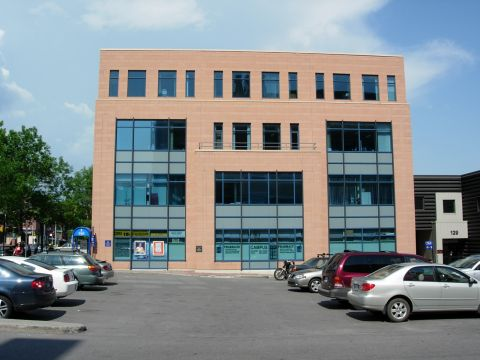
//> input picture images/building.jpg, 480 x 360 px
$ ./5.4   (built with g++ and OpenCV 4)
//> lines starting //> are read from the running program, lines starting //| are printed output that depends on the picture; after the words box and inside, x2 and y2 are one past the last pixel; in counts of white or black regions, pixels touching at a corner belong together
### Chapter5/5.4.h
#ifndef _5_4_H
#define _5_4_H
#include<opencv2\opencv.hpp>

class MorphoFeatures
{
private:
	// It was used to produce binary image that threshold
	int threshold;

	// Strucuring elements used in corner detection
	cv::Mat cross;
	cv::Mat diamond;
	cv::Mat square;
	cv::Mat x;

	void applyThreshold(cv::Mat& result);
public:
	MorphoFeatures();//Constructor
	cv::Mat getEdges(const cv::Mat& image);
	cv::Mat getCorners(const cv::Mat& image);

	void drawOnImage(const cv::Mat& binary, cv::Mat& image);
	void setThreshold(const int threshold);

};

/**********Implement***********/
MorphoFeatures::MorphoFeatures() :threshold(-1), cross(5, 5, CV_8U, cv::Scalar(0)), diamond(5, 5, CV_8U, cv::Scalar(1)), square(5, 5, CV_8U, cv::Scalar(1)), x(5, 5, CV_8U, cv::Scalar(0))
{
	// Creating the cross-shaped structuring elemnt
	for (int i = 0; i != 5; ++i)
	{
		// Col: index 2   Row: index i
		cross.at<uchar>(2, i) = 1;
		// Col: index i   Row: index 2
		cross.at<uchar>(i, 2) = 1;
	}

	// Creating the diamond-shaped structuring element
	diamond.at<uchar>(0, 0) = 0;
	diamond.at<uchar>(0, 1) = 0;
	diamond.at<uchar>(1, 0) = 0;

	diamond.at<uchar>(4, 4) = 0;
	diamond.at<uchar>(4, 3) = 0;
	diamond.at<uchar>(3, 4) = 0;

	diamond.at<uchar>(0, 4) = 0;
	diamond.at<uchar>(0, 3) = 0;
	diamond.at<uchar>(1, 4) = 0;

	diamond.at<uchar>(4, 0) = 0;
	diamond.at<uchar>(3, 0) = 0;
	diamond.at<uchar>(4, 1) = 0;

	// Creating the X-shaped structuring element
	for (int i = 0; i != 5; i++)
	{
		x.at<uchar>(i, i) = 1;
		x.at<uchar>(4 - i, i) = 1;
	}

}

cv::Mat MorphoFeatures::getEdges(const cv::Mat& image)
{
	// Get the gradient image
	cv::Mat result;
	cv::morphologyEx(image, result, cv::MORPH_GRADIENT, cv::Mat());

	// Obtaining a binary image
	applyThreshold(result);
	return result;

}
cv::Mat MorphoFeatures::getCorners(const cv::Mat& image)
{

	cv::Mat result1;
	// Dilate with Cross-shaped
	cv::dilate(image, result1, cross);
	// Erode with Diamond-shaped
	cv::erode(result1, result1, diamond);

	cv::Mat result2;
	// Dilate with X-shaped
	cv::dilate(image, result2, x);
	// Erode with Square-shaped
	cv::erode(result2, result2, square);// Square-shaoed structure is a cv::Mat()

	cv::Mat result;
	// Differencing these two closed images
	cv::absdiff(result2, result1, result);
	// Obtaining a binary image
	this->applyThreshold(result);
	return result;
}

void MorphoFeatures::setThreshold(const int threshold)
{
	this->threshold = threshold;
}
void MorphoFeatures::drawOnImage(const cv::Mat& binaryImage, cv::Mat& image)
{
	cv::Mat_<uchar>::const_iterator curr = binaryImage.begin<uchar>();
	cv::Mat_<uchar>::const_iterator end = binaryImage.end<uchar>();
	// for each pixel
	for (int i = 0; curr != end; ++curr, ++i)
	{
		if (!*curr)// Whether the value of current pixel is 0
		{
			// Draw a circle
			cv::circle(image, cv::Point(i % image.step, i / image.step), 5, cv::Scalar(255, 0, 0));
		}

	}

}
void MorphoFeatures::applyThreshold(cv::Mat& result)
{
	// Applying threshold on result
	if (this->threshold > 0) { cv::threshold(result, result, threshold, 255, cv::THRESH_BINARY); }

}
#endif // _5_4_H

### Chapter5/5.4.cpp
#include"5.4.h"

using namespace std;
using namespace cv;

int main()
{
	// Creat the morphological features instance
	MorphoFeatures morpho;
	morpho.setThreshold(40);

	// Reading an image
	Mat image(imread("../../images/building.jpg", IMREAD_GRAYSCALE));
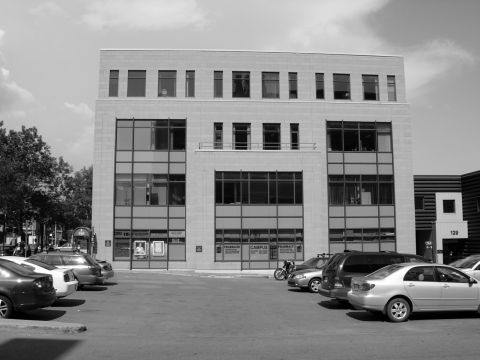
//> image: 360 rows x 480 cols, CV_8UC1; min 0, max 255, mean 134.5
	imshow("Original Image", image);

	// Get the edges
	Mat edges;
	edges = morpho.getEdges(image);
//> in getEdges, `cv::morphologyEx(image, result, cv::MORPH_GRADIENT, cv::Mat());`:
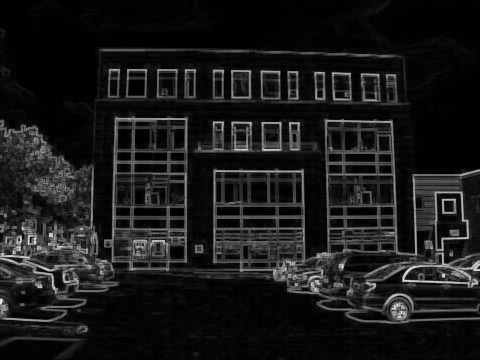
//> result: 360 rows x 480 cols, CV_8UC1; min 0, max 250, mean 25.4
//> in applyThreshold, `if (this->threshold > 0) { cv::threshold(result, result, threshold, 25..`:
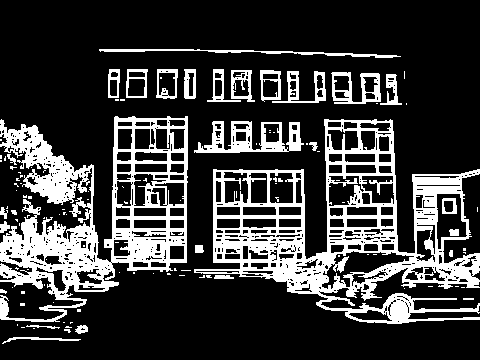
//> result: 360 rows x 480 cols, CV_8UC1; 22.9% white; 116 white regions (87 under 20 px), largest, box (x1, y1, x2, y2) and area: (194, 119, 480, 324) 17390, (0, 116, 188, 322) 14865, (194, 121, 304, 153) 1672
	bitwise_not(edges, edges, Mat());// NOT
	imshow("Edges", edges);

	// Get the corners
	Mat corners;
	corners = morpho.getCorners(image);
//> in getCorners, `cv::erode(result1, result1, diamond);`:
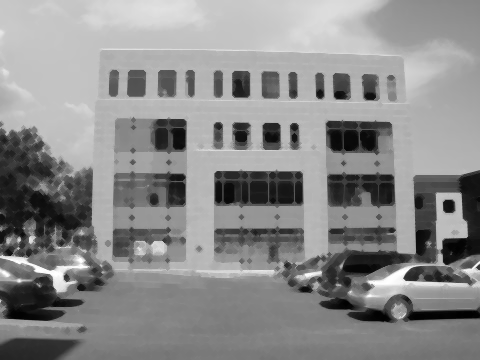
//> result1: 360 rows x 480 cols, CV_8UC1; min 1, max 255, mean 138.9
//> in getCorners, `cv::dilate(image, result2, x);`:
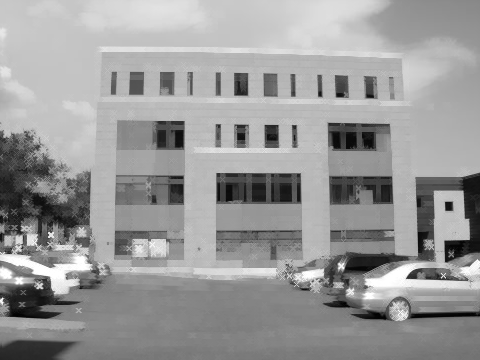
//> result2: 360 rows x 480 cols, CV_8UC1; min 1, max 255, mean 153.1
//> in getCorners, `cv::erode(result2, result2, square);`: square = [[1, 1, 1, 1, 1], [1, 1, 1, 1, 1], [1, 1, 1, 1, 1], [1, 1, 1, 1, 1], [1, 1, 1, 1, 1]]
//> in applyThreshold (call 2), `if (this->threshold > 0) { cv::threshold(result, result, threshold, 25..`:
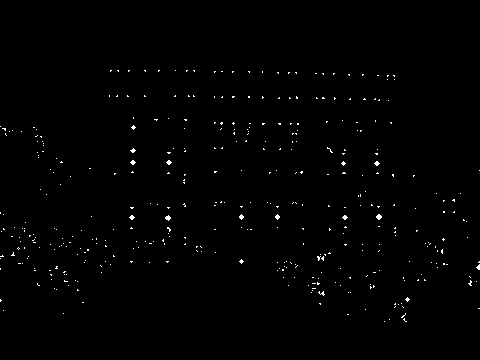
//> result: 360 rows x 480 cols, CV_8UC1; 0.68% white in thin lines or dots, all inside (x1, y1, x2, y2) = (0, 70, 480, 322)
	bitwise_not(corners, corners, Mat());// NOT
	morpho.drawOnImage(corners, image);
//> after the loop in drawOnImage, `for (int i = 0; curr != end; ++curr, ++i)`:
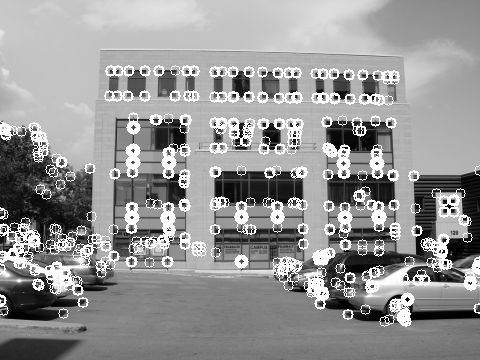
//> image: 360 rows x 480 cols, CV_8UC1; 10.59% of pixels changed, all inside (x1, y1, x2, y2) = (0, 65, 480, 327)
	imshow("Corners on Original Image", image);
	waitKey(0);
	return 0;
}

$ run again, with images/baboon1.jpg copied over images/building.jpg
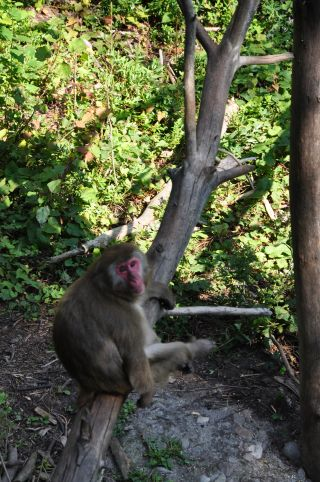
//> input picture images/baboon1.jpg, 320 x 482 px
//> in applyThreshold, `if (this->threshold > 0) { cv::threshold(result, result, threshold, 25..`:
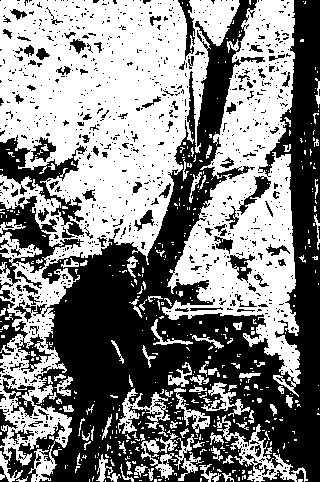
//> result: 482 rows x 320 cols, CV_8UC1; 52% white; 1071 black regions (960 under 20 px), largest, box (x1, y1, x2, y2) and area: (0, 0, 320, 482) 58157, (0, 135, 87, 237) 2313, (0, 196, 84, 290) 2250
//> square = [[1, 1, 1, 1, 1], [1, 1, 1, 1, 1], [1, 1, 1, 1, 1], [1, 1, 1, 1, 1], [1, 1, 1, 1, 1]]
//> corners: 482 rows x 320 cols, CV_8UC1; 97.7% white; black in thin lines or dots
//> after the loop in drawOnImage, `for (int i = 0; curr != end; ++curr, ++i)`:
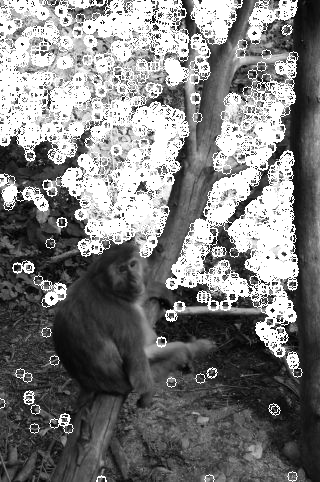
//> image: 482 rows x 320 cols, CV_8UC1; min 0, max 255, mean 123.9

$ run again, with images/baboon2.jpg copied over images/building.jpg
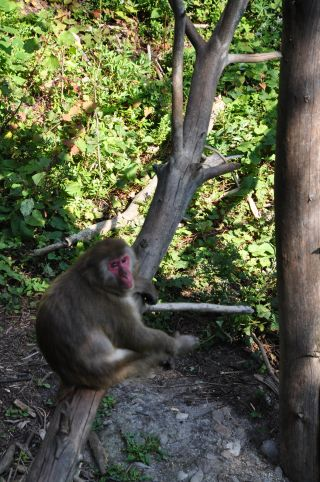
//> input picture images/baboon2.jpg, 320 x 482 px
//> in applyThreshold, `if (this->threshold > 0) { cv::threshold(result, result, threshold, 25..`:
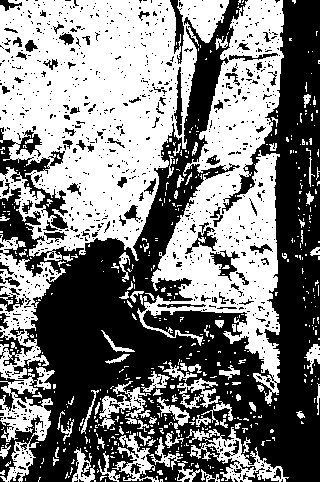
//> result: 482 rows x 320 cols, CV_8UC1; 49.9% white; 533 white regions (444 under 20 px), largest, box (x1, y1, x2, y2) and area: (0, 0, 229, 261) 36562, (137, 0, 284, 404) 23030, (0, 234, 66, 482) 5959
//> square = [[1, 1, 1, 1, 1], [1, 1, 1, 1, 1], [1, 1, 1, 1, 1], [1, 1, 1, 1, 1], [1, 1, 1, 1, 1]]
//> corners: 482 rows x 320 cols, CV_8UC1; 97.7% white; black in thin lines or dots
//> after the loop in drawOnImage, `for (int i = 0; curr != end; ++curr, ++i)`:
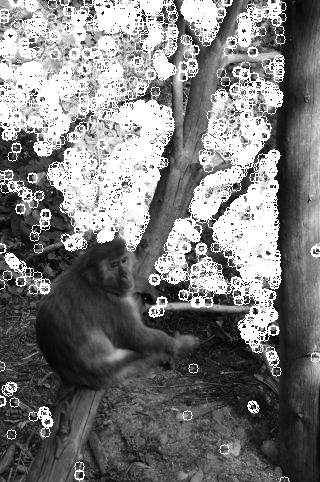
//> image: 482 rows x 320 cols, CV_8UC1; min 0, max 255, mean 124.5

$ run again, with images/baboon3.jpg copied over images/building.jpg
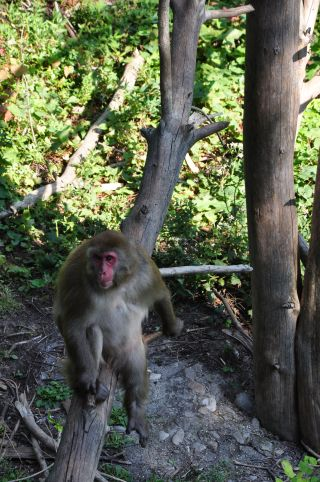
//> input picture images/baboon3.jpg, 320 x 482 px
//> edges: 482 rows x 320 cols, CV_8UC1; 50% white; 430 black regions (370 under 20 px), largest, box (x1, y1, x2, y2) and area: (0, 0, 176, 270) 31157, (150, 0, 256, 353) 17093, (81, 359, 320, 482) 10406
//> square = [[1, 1, 1, 1, 1], [1, 1, 1, 1, 1], [1, 1, 1, 1, 1], [1, 1, 1, 1, 1], [1, 1, 1, 1, 1]]
//> corners: 482 rows x 320 cols, CV_8UC1; 97.9% white; black in thin lines or dots
//> after the loop in drawOnImage, `for (int i = 0; curr != end; ++curr, ++i)`:
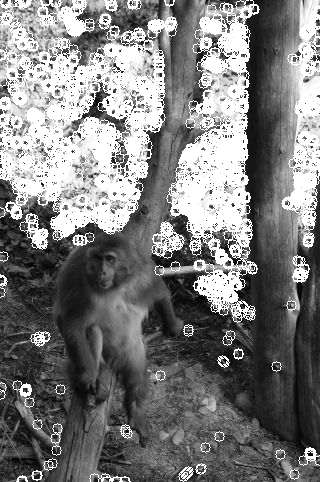
//> image: 482 rows x 320 cols, CV_8UC1; min 0, max 255, mean 125.4
